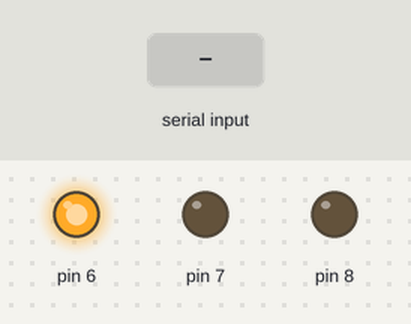
The sketch below on a simulated Arduino Uno, built with avr-gcc and run on an emulated ATmega328P. Shown: output pins drawn as LEDs (lit = HIGH). Inputs (shaded band) come from the test bench.

Above: at 1.2 s.
1.3 s: "1" received over Serial
At 1.8 s:
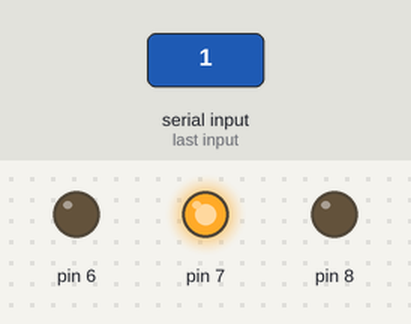
2.8 s: "2" received over Serial
At 4.0 s:
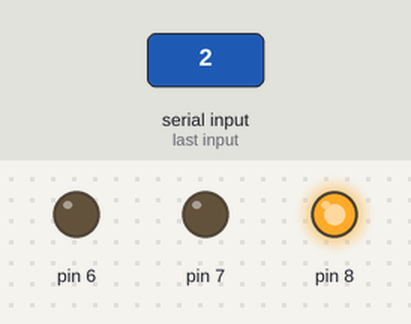
4.3 s: "0" received over Serial
At 5.3 s:
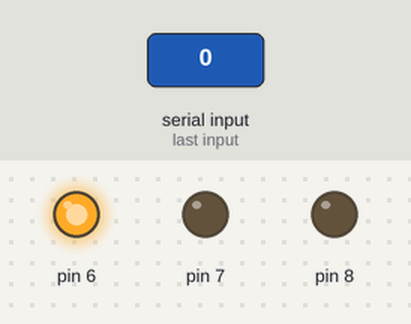
Timing chart, 0 to 7.3 s (numbered marks = the images above; inputs shaded):
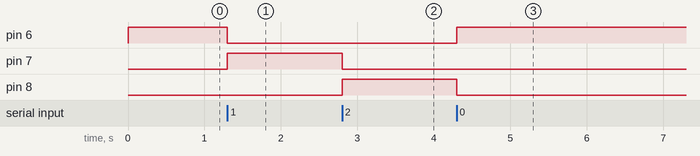

The sketch:

aiarduino.ino
```cpp
char result = '0';

void setup() {
  Serial.begin(9600);
  pinMode(6,OUTPUT);
  pinMode(7, OUTPUT);
  pinMode(8, OUTPUT);
}

void loop() {
  if (Serial.available() > 0) {
    result = Serial.read();
  }
  switch (result) {
    case '1':
      digitalWrite(6, LOW);
      digitalWrite(7, HIGH);
      digitalWrite(8, LOW);
      break;
    case '2':
      digitalWrite(6, LOW);
      digitalWrite(7, LOW);
      digitalWrite(8, HIGH);
      break;
    default:
      digitalWrite(6, HIGH);
      digitalWrite(7, LOW);
      digitalWrite(8, LOW);
  }
}
```

Measured:
- after the input at 1.3 s, pin 6: HIGH → LOW at once; pin 7: LOW → HIGH at once
- after the input at 2.8 s, pin 7: HIGH → LOW at once; pin 8: LOW → HIGH at once
- after the input at 4.3 s, pin 6: LOW → HIGH at once; pin 8: HIGH → LOW at once
